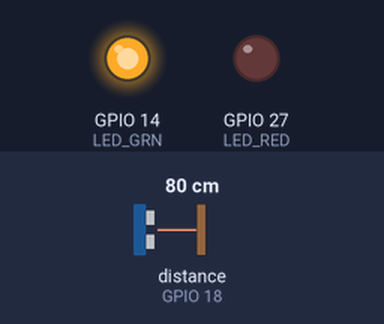
A sketch run on a simulated ESP32. On the bench: output pins drawn as LEDs (lit = HIGH). Wiring (inferred from the names in the program): ultrasonic range finder: trigger GPIO 5; echo GPIO 18. The inputs (shaded band) are chosen by the test bench; at power-on: distance to the obstacle (sensor on GPIO 18) 80 cm. The echo pulse lasts 58.3 µs per cm; WiFi joins after 1.5 s; servers stay silent unless stated; no MQTT or app messages arrive unless stated; pins used as bus, display or sensor lines are not drawn.

Above: at 0.1 s.
At 1.6 s:
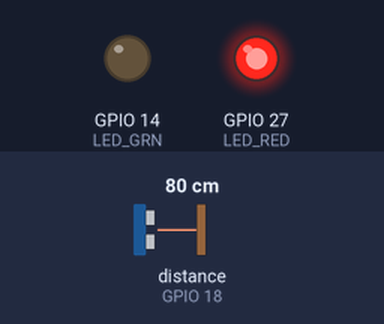
Timing chart, 0 to 3.1 s (numbered marks = the images above):
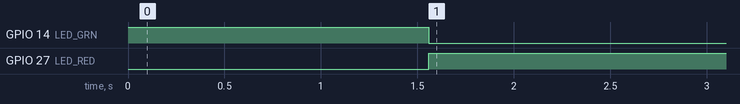

Measured:
- by itself, GPIO 14 (LED_GRN): HIGH → LOW at 1.6 s
- by itself, GPIO 27 (LED_RED): LOW → HIGH at 1.6 s

The sketch:

parking_monitor.ino
```cpp
/*
 * ============================================================================
 * NexaSmart IoT Firmware: Smart Parking Bay Detection Node
 * Hardware: ESP32 + HC-SR04P Ultrasonic Sensor + Dual LED (Red/Green)
 * Pinout:
 *   Trig Pin       --> GPIO 5
 *   Echo Pin       --> GPIO 18
 *   Green LED      --> GPIO 14 (Available)
 *   Red LED        --> GPIO 27 (Occupied)
 * ============================================================================
 */

#include <WiFi.h>
#include <PubSubClient.h>
#include <ArduinoJson.h>

const char* WIFI_SSID       = "NexaSmart_IoT_WiFi";
const char* WIFI_PASSWORD   = "SecureCampusKey2026";
const char* MQTT_SERVER     = "192.168.1.100";
const int   MQTT_PORT       = 1883;
const char* MQTT_USER       = "device_prk_01";
const char* MQTT_PASS       = "DeviceSecretKey2026";

const char* DEVICE_ID       = "DEV-ESP32-PRK-01";
const char* BUILDING_ID     = "BLD-ENG-01";
const char* ROOM_ID         = "LOT-A";
const char* SLOT_NUMBER     = "A-101";
const char* FIRMWARE_VER    = "v1.4.2";

#define PIN_TRIG 5
#define PIN_ECHO 18
#define LED_GRN  14
#define LED_RED  27

char topicTelemetry[128];
char topicStatus[128];

WiFiClient espClient;
PubSubClient mqttClient(espClient);

bool isOccupied = false;
unsigned long lastTelemetry = 0;
unsigned long sequenceCounter = 0;

float measureDistanceCm() {
  digitalWrite(PIN_TRIG, LOW);
  delayMicroseconds(2);
  digitalWrite(PIN_TRIG, HIGH);
  delayMicroseconds(10);
  digitalWrite(PIN_TRIG, LOW);

  long duration = pulseIn(PIN_ECHO, HIGH, 25000); // 25ms
  if (duration == 0) return 999.0;
  return (duration * 0.0343) / 2.0;
}

void setup() {
  Serial.begin(115200);
  pinMode(PIN_TRIG, OUTPUT);
  pinMode(PIN_ECHO, INPUT);
  pinMode(LED_GRN, OUTPUT);
  pinMode(LED_RED, OUTPUT);

  digitalWrite(LED_GRN, HIGH);
  digitalWrite(LED_RED, LOW);

  snprintf(topicTelemetry, sizeof(topicTelemetry), "nexasmart/%s/%s/%s/telemetry", BUILDING_ID, ROOM_ID, DEVICE_ID);
  snprintf(topicStatus,    sizeof(topicStatus),    "nexasmart/%s/%s/%s/status",    BUILDING_ID, ROOM_ID, DEVICE_ID);

  WiFi.begin(WIFI_SSID, WIFI_PASSWORD);
  while (WiFi.status() != WL_CONNECTED) delay(300);

  mqttClient.setServer(MQTT_SERVER, MQTT_PORT);
}

void loop() {
  if (WiFi.status() != WL_CONNECTED) WiFi.reconnect();
  if (!mqttClient.connected()) {
    mqttClient.connect(DEVICE_ID, MQTT_USER, MQTT_PASS);
  }
  mqttClient.loop();

  float distance = measureDistanceCm();
  // Threshold: vehicle present if distance < 120 cm
  bool occupiedNow = (distance > 5.0 && distance < 120.0);

  if (occupiedNow != isOccupied) {
    isOccupied = occupiedNow;
    digitalWrite(LED_RED, isOccupied ? HIGH : LOW);
    digitalWrite(LED_GRN, isOccupied ? LOW : HIGH);
    lastTelemetry = 0; // Force immediate broadcast on change
  }

  unsigned long now = millis();
  if (now - lastTelemetry >= 4000) {
    lastTelemetry = now;
    StaticJsonDocument<256> doc;
    doc["deviceId"]    = DEVICE_ID;
    doc["buildingId"]  = BUILDING_ID;
    doc["roomId"]      = ROOM_ID;
    doc["slotNumber"]  = SLOT_NUMBER;
    doc["sequence"]    = ++sequenceCounter;
    doc["firmware"]    = FIRMWARE_VER;
    doc["isSimulated"] = false;

    JsonObject m = doc.createNestedObject("metrics");
    m["status"]      = isOccupied ? "Occupied" : "Available";
    m["distanceCm"]  = round(distance * 10.0) / 10.0;

    char buf[256];
    serializeJson(doc, buf);
    mqttClient.publish(topicTelemetry, buf);
  }
}
```
